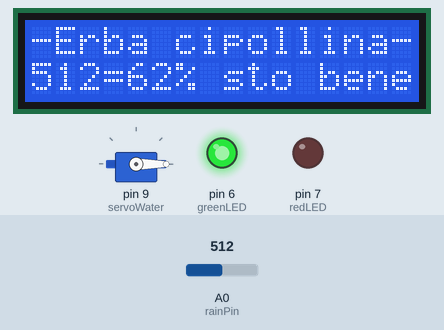
The sketch below on a simulated Arduino Uno, built with avr-gcc and run on an emulated ATmega328P. Shown: 16×2 character LCD, servo, output pins drawn as LEDs (lit = HIGH). Inputs (shaded band) come from the test bench; at power-on: A0 (rainPin) = 512. What the sketch prints to the serial monitor is not drawn.

Above: at 6.2 s.
6.3 s: A0 (rainPin) set to 792
At 7.6 s:
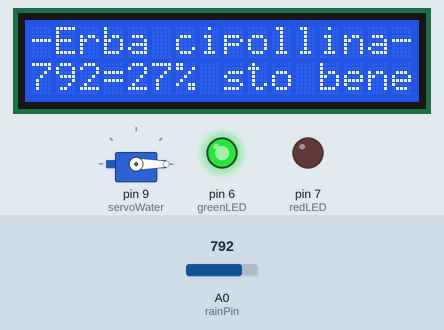
8.7 s: A0 (rainPin) set to 813
At 10.1 s:
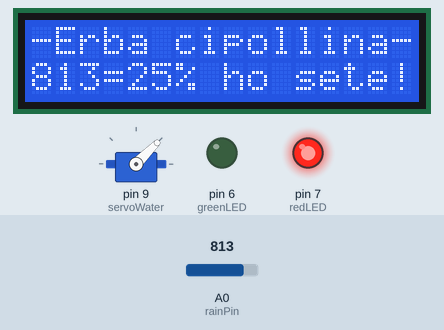
10.9 s: A0 (rainPin) set to 1003
At 12.7 s:
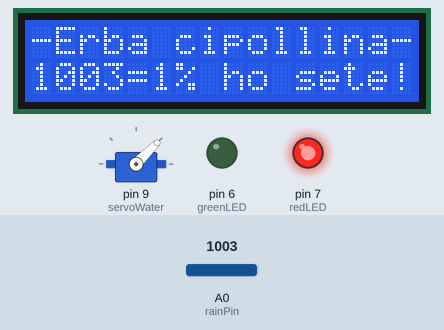
13.0 s: A0 (rainPin) set to 1019
At 14.0 s:
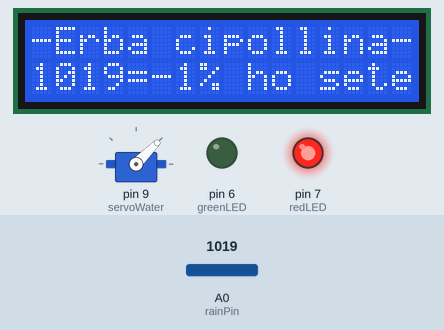
15.1 s: A0 (rainPin) set to 0
At 16.6 s:
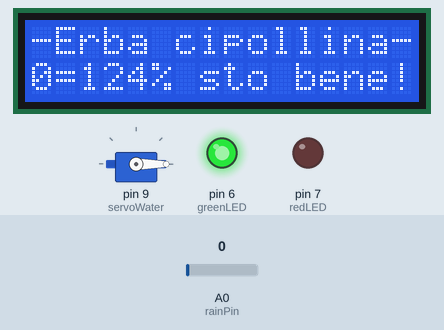
Timing chart, 0 to 18.1 s (numbered marks = the images above; inputs shaded):
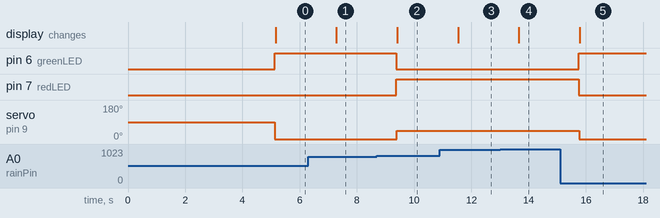

The sketch:

SmartPlant.ino
```cpp
/*

 All the resources for this project:
 http://randomnerdtutorials.com/

*/
#include <Wire.h>
#include <LCD.h>
#include <LiquidCrystal_I2C.h> // Using version 1.2.1
#include <Servo.h>

// The LCD constructor - address shown is 0x27 - may or may not be correct for yours
// Also based on YWRobot LCM1602 IIC V1
// set the LCD address to 0x27 for a 20 chars 4 line display
// Set the pins on the I2C chip used for LCD connections:
//                    addr, en,rw,rs,d4,d5,d6,d7,bl,blpol
// esempio lcd: http://henrysbench.capnfatz.com/henrys-bench/arduino-displays/ywrobot-lcm1602-iic-v1-lcd-arduino-tutorial/
// https://www.youtube.com/watch?v=xVC0X_PE_XE
// libreria: https://bitbucket.org/fmalpartida/new-liquidcrystal/downloads/
LiquidCrystal_I2C lcd(0x27, 2, 1, 0, 4, 5, 6, 7, 3, POSITIVE);

int rainPin = A0;
int greenLED = 6;
int redLED = 7;
// you can adjust the threshold value
int thresholdValue = 800;
String outMessage;
Servo servoWater;

int water_angle=0;

void setup(){
  pinMode(rainPin, INPUT);
  pinMode(greenLED, OUTPUT);
  pinMode(redLED, OUTPUT);
  digitalWrite(greenLED, LOW);
  digitalWrite(redLED, LOW);

  lcd.begin(16,2); // sixteen characters across - 2 lines
  lcd.backlight();
  // first character - 1st line
  lcd.setCursor(2,0);  lcd.print("SmartPlant:");
  // 8th character - 2nd line
  lcd.setCursor(0,1);  lcd.print("-Erba cipollina-");

  servoWater.attach(9);

 /* Innaffiamo la pianta solo alle ore 23:30 affinché il terreno riscaldato si raffreddi e l'acqua non evapori. */

  delay(5000);
  Serial.begin(9600);
}

void loop() {
    lcd.setCursor(0,0);  lcd.print("                ");    lcd.setCursor(0,1);  lcd.print("                ");

  // read the input on analog pin 0:
  int sensorValue = analogRead(rainPin);
  int sensorPerc = map(sensorValue, 197, 1010, 100, 0); // nell'acqua 197 senza acqua 1010
  if(sensorValue < thresholdValue){
    digitalWrite(redLED, LOW);    digitalWrite(greenLED, HIGH);
    outMessage=String(sensorValue)+"="+String(sensorPerc)+"% sto bene!";
    servoWater.write(0);
  }  else {
    digitalWrite(redLED, HIGH);    digitalWrite(greenLED, LOW);
    outMessage=String(sensorValue)+"="+String(sensorPerc)+"% ho sete!";
    servoWater.write(45);
  }
  lcd.setCursor(0,0);  lcd.print("-Erba cipollina-");
  lcd.setCursor(0,1);  lcd.print(outMessage);
  Serial.println(outMessage);
  delay(1000);
}
```

Measured:
- the behaviour switches between 799 and 800 on A0 (rainPin) (found by bisection; images 1 and 2)
- the behaviour switches between 1018 and 1019 on A0 (rainPin) (found by bisection; images 3 and 4)
- after the input at 6.3 s, the display: changes after 0.98 s (image 1)
- after the input at 8.7 s, pin 6 (greenLED): HIGH → LOW after 0.68 s; pin 7 (redLED): LOW → HIGH after 0.68 s; servo on pin 9 (servoWater): 0° → 45° after 0.69 s; the display: changes after 0.71 s (image 2)
- after the input at 10.9 s, the display: changes after 0.63 s (image 3)
- after the input at 13.0 s, the display: changes after 0.66 s (image 4)
- after the input at 15.1 s, pin 6 (greenLED): LOW → HIGH after 0.65 s; pin 7 (redLED): HIGH → LOW after 0.65 s; servo on pin 9 (servoWater): 45° → 0° after 0.66 s; the display: changes after 0.69 s (image 5)
